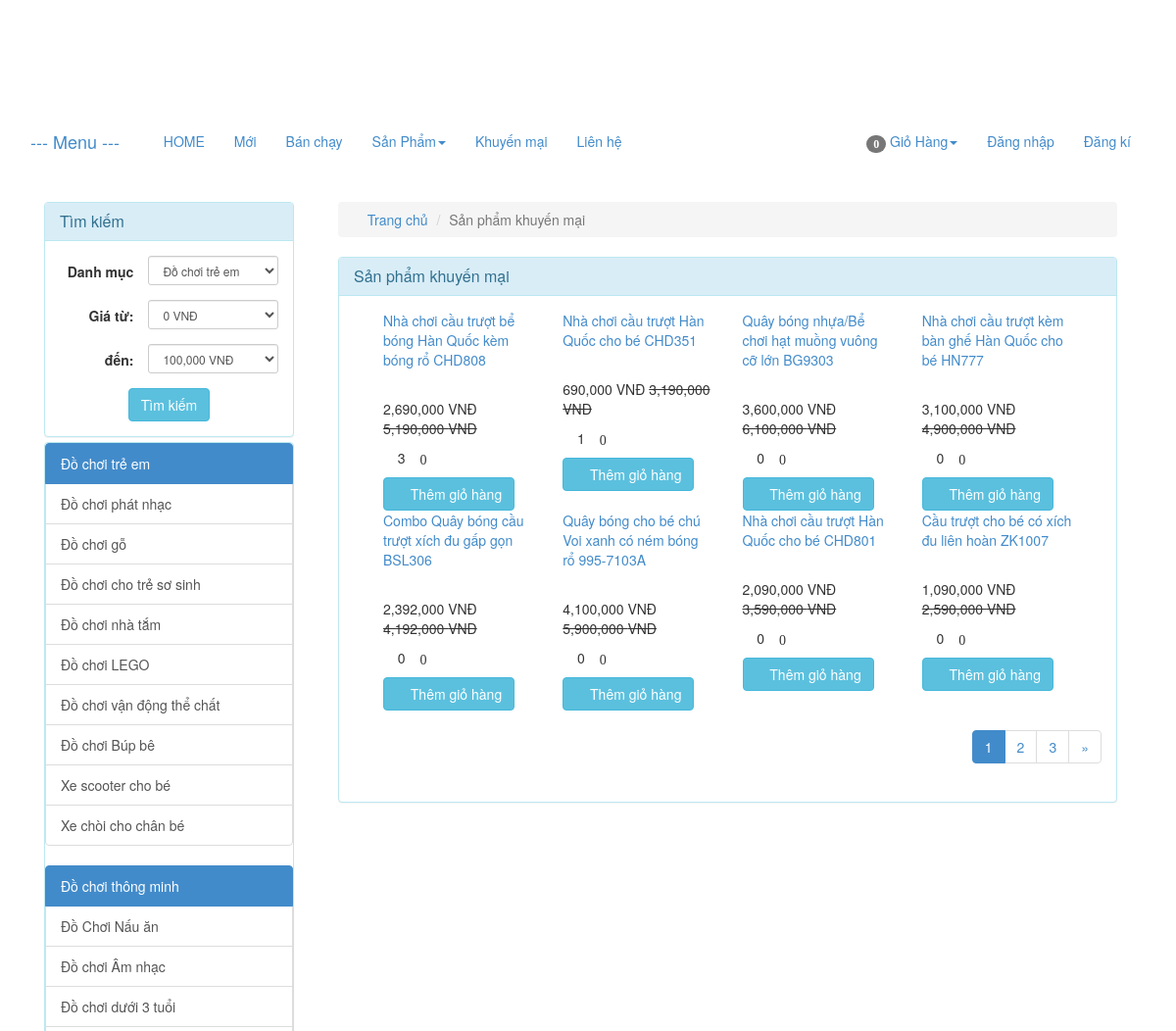
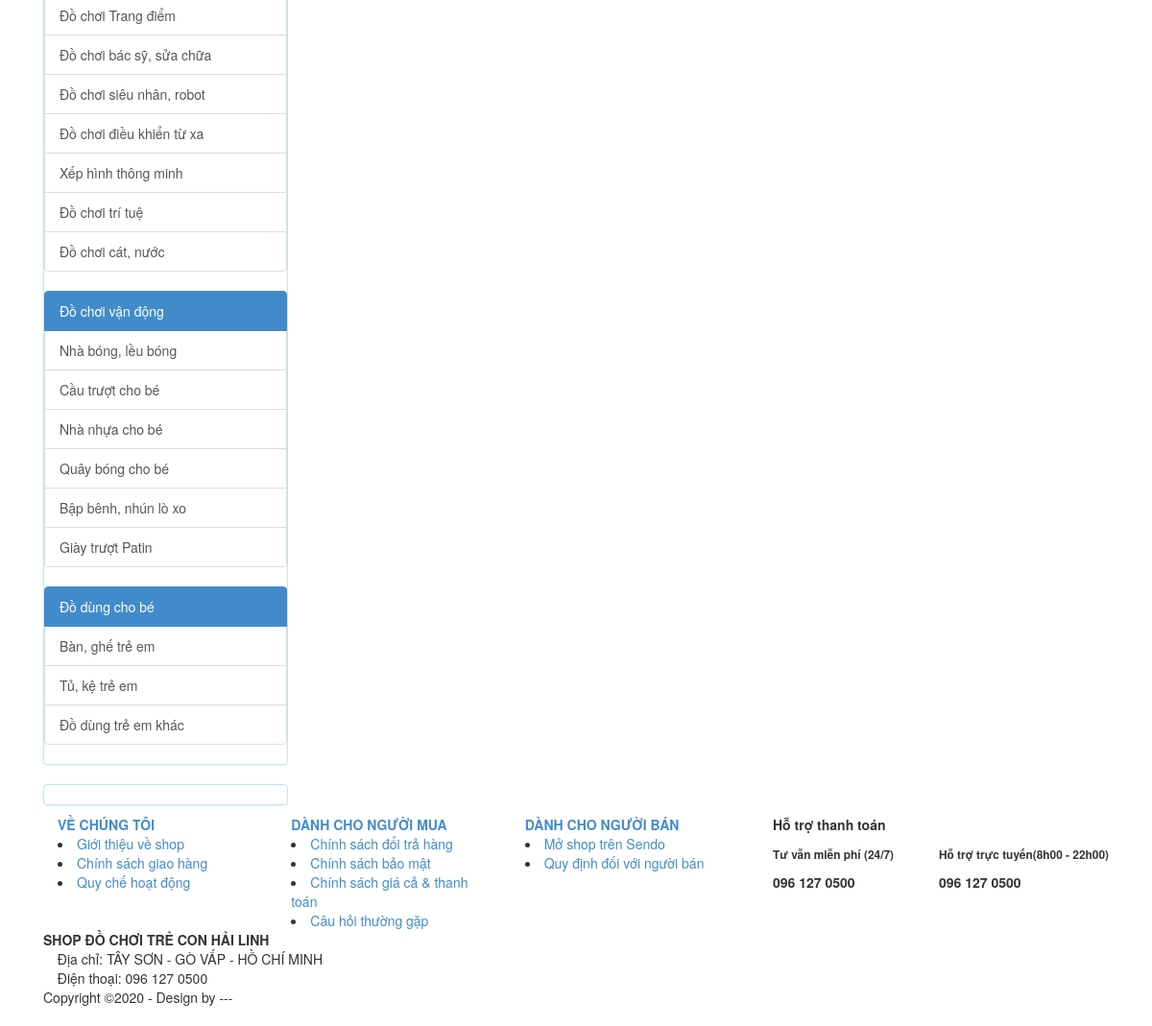
The app's page /index.php/product/discount with its own data (2 pictures, top to bottom).
### tables this page shows
CREATE TABLE IF NOT EXISTS `catalog` (
  `id` int(11) NOT NULL AUTO_INCREMENT,
  `name` varchar(100) NOT NULL,
  `description` varchar(255) DEFAULT NULL,
  `parent_id` int(11) NOT NULL,
  `sort_order` tinyint(4) NOT NULL,
  `created` datetime NOT NULL,
  PRIMARY KEY (`id`)
);

CREATE TABLE IF NOT EXISTS `product` (
  `id` int(255) NOT NULL AUTO_INCREMENT,
  `catalog_id` int(11) NOT NULL,
  `name` varchar(255) NOT NULL,
  `content` text NOT NULL,
  `price` decimal(15,2) NOT NULL DEFAULT 0.00,
  `discount` int(11) DEFAULT 0,
  `image_link` varchar(100) NOT NULL,
  `image_list` text NOT NULL,
  `view` int(11) NOT NULL DEFAULT 0,
  `buyed` int(255) NOT NULL,
  `rate_total` int(255) NOT NULL DEFAULT 4,
  `rate_count` int(255) NOT NULL DEFAULT 1,
  `created` int(11) NOT NULL,
  PRIMARY KEY (`id`)
);

### application/controllers/Product.php (called while the page is built, shortened)
<?php
class Product extends MY_Controller {
	public function __construct()
	{
		parent::__construct();
		$this->load->model('product_model');
		$this->load->model('catalog_model');
	}
	public function discount()
	{
		$input = array();
		$input['order'] = array('discount','DESC');
		$this->load->library('pagination');
		$base_url = base_url('product/discount');
		$total =20;
		$per = 8;
		$uri = 3;
		$config = pagination($base_url,$total,$per,$uri);
		$segment = $this->uri->segment(3);
		$segment = intval($segment);
		$input['limit'] = array($config['per_page'],$segment);
		$product_list = $this->product_model->get_list($input);
		$this->data['product_list'] = $product_list;
		$this->data['temp']='site/product/discount';
		$this->load->view('site/layoutsub',$this->data);
	}
}

### index.php (called while the page is built, shortened)
<?php
require_once BASEPATH.'core/CodeIgniter.php';

### application/core/MY_Controller.php (called while the page is built, shortened)
<?php
class MY_Controller extends CI_Controller {
	function __construct()
	{
		$controller = $this->uri->segment(1);
		switch ($controller) {
			default:
				$input = array();
				$input['where'] = array('parent_id' => '1');
				$input['order'] = array('sort_order', 'ASC');
				$catalog = $this->catalog_model->get_list($input);
				foreach ($catalog as $value) {
					$input= array();
					$input['where'] = array('parent_id' => $value->id);
					$input['order'] = array('sort_order', 'ASC');
					$sub = $this->catalog_model->get_list($input);
					$value->sub=$sub;
				}
				break;
		}
	}
}

### application/core/MY_Model.php (called while the page is built, shortened)
<?php if ( ! defined('BASEPATH')) exit('No direct script access allowed');
class MY_Model extends CI_Model {
    var $table = '';
    var $key = 'id';
    var $order = '';
    function get_list($input = array())
    {
        $query = $this->db->get($this->table);
        return $query->result();
    }
    protected function get_list_set_input($input = array())
    {
        if ((isset($input['where'])) && $input['where'])
        {
            $this->db->where($input['where']);
        }
        if (isset($input['order'][0]) && isset($input['order'][1]))
        {
            $this->db->order_by($input['order'][0], $input['order'][1]);
        }
        else
        {
            $order = ($this->order == '') ? array($this->table.'.'.$this->key, 'desc') : $this->order;
            $this->db->order_by($order[0], $order[1]);
        }
        if (isset($input['limit'][0]) && isset($input['limit'][1]))
        {
            $this->db->limit($input['limit'][0], $input['limit'][1]);
        }
    }
}
?>

### application/views/site/product/discount.php (the view, shortened to what this page needs)
<div class="col-xs-12 col-sm-9 col-md-9 col-lg-9 clearpaddingr">
	<div class="col-xs-12 col-sm-12 col-md-12 col-lg-12 clearpadding">
		<ol class="breadcrumb">
		  <li><a href="<?php echo base_url(); ?>"><span class="glyphicon glyphicon-home" aria-hidden="true"></span> Trang chủ</a></li>
		  <li class="active">Sản phẩm khuyến mại</li>
		</ol>
		<div class="panel panel-info">
		  <div class="panel-heading">
		    <h3 class="panel-title">Sản phẩm khuyến mại</h3>
		  </div>
		  <div class="panel-body">
		  	<div class="col-xs-12 col-sm-12 col-md-12 col-lg-12 clearpadding">
		  		<?php foreach ($product_list as $value) {
		  			$name = covert_vi_to_en($value->name);
	  				$name = strtolower($name);
	  				 ?>
					<div class="col-xs-12 col-sm-6 col-md-3 col-lg-3 re-padding">
			  			<div class="product_item">
			  				<p class="product_name" ><a href="<?php echo base_url($name.'-p'.$value->id); ?>" ><?php echo $value->name; ?></a></p>
			  				<div class="product-image">
			  				</div>
			  				<?php if ($value->discount>0) {
			  					$new_price = $value->price - $value->discount; ?>
			  					<p><span class='price text-right'><?php echo number_format($new_price); ?> VNĐ</span> <del class="product-discount"><?php echo number_format($value->price); ?> VNĐ</del></p>
			  				<?php }else{ ?>
								<p><span class='price text-right'><?php echo number_format($value->price); ?> VNĐ</span></p>
			  				<?php	} ?>
							<p><span class="glyphicon glyphicon-eye-open" aria-hidden="true" title="Số lượt xem"></span> <?php echo $value->view; ?> <span class="glyphicon glyphicon-star-empty" aria-hidden="true" title="Số lượng đặt mua"><?php echo $value->buyed; ?></p>
							<a href="<?php echo base_url('cart/add/'.$value->id); ?>"><button class='btn btn-info'><span class="glyphicon glyphicon-shopping-cart" aria-hidden="true"></span> Thêm giỏ hàng</button></a>
			  			</div>
					</div>
				<?php } ?>
		  	</div>
			 <?php echo $this->pagination->create_links(); ?>
		  </div>
		</div>
	</div>
</div>

### application/views/site/sidebar.php (shortened to what this page needs)
<?php
	$catalog_id = isset($catalog_id)?$catalog_id:NULL;
	$price_from = isset($price_from)?$price_from:NULL;
	$price_to = isset($price_to)?$price_to:NULL;
 ?>
<div class="col-xs-12 col-sm-3 col-md-3 col-lg-3 clearpaddingl">
	<div class="panel panel-info" style="margin-bottom: 5px;">
		<div class="panel-heading">
		    <h3 class="panel-title">Tìm kiếm</h3>
		</div>
	    <div class="panel-body">
	  	    <form class="form-horizontal text-center" method="post" action="<?php echo base_url('product/search'); ?>">
				<div class="form-group form-group-sm">
					<label class="col-sm-5 clearpaddingl control-label" for="formGroupInputSmall">Danh mục</label>
					<div class="col-sm-7" style="padding-left: 0px">
				    	<select class="form-control" name="catalog_id">
				    		<?php foreach ($catalog as $value) { ?>
							  	<option value="<?php echo $value->id; ?>" style='font-weight: bold' <?php if($value->id==$catalog_id) echo 'selected'; ?>><?php echo $value->name; ?></option>
								 </div>
							  	<?php } ?>
				    </div>
				</div>
				<div class="form-group form-group-sm">
					<label class="col-sm-5 control-label" for="formGroupInputSmall">Giá từ:</label>
					<div class="col-sm-7" style="padding-left: 0px">
				    	<select class="form-control" name="price_from">
				    	<?php for ($i=0; $i < 1400000; $i = $i + 100000) { ?>
				    		<option value="<?php echo $i ?>" <?php if($i==$price_from) echo 'selected'; ?>><?php echo number_format($i); ?> VNĐ</option>
				    	<?php } ?>
						</select>
				    </div>
				</div>
				<div class="form-group form-group-sm">
					<label class="col-sm-5 control-label" for="formGroupInputSmall">đến:</label>
					<div class="col-sm-7" style="padding-left: 0px">
				    	<select class="form-control" name="price_to">
				    	<?php for ($i=100000; $i < 1500000; $i = $i + 100000) { ?>
				    		<option value="<?php echo $i ?>" <?php if($i==$price_to) echo 'selected'; ?>><?php echo number_format($i); ?> VNĐ</option>
				    	<?php } ?>
						</select>
				    </div>
				</div>
				<button class="btn btn-info" type="submit" name='submit'>Tìm kiếm</button>
	    </div>
	</div>
	<div class="panel panel-info">
	  <div class="panel-body" style="padding:0px">
	  	<div class="list-group">
	  	<?php foreach ($catalog as $value)
	  	{
	  		$name = covert_vi_to_en($value->name);
	  		$name = strtolower($name);
	  	?>
	  	<div class="list-group">
	  		<a href="<?php echo base_url($name.'-c'.$value->id); ?>" class="list-group-item active">
		    <?php echo $value->name; ?>
		  	</a>
		  <?php foreach ($value->sub as $val) {
		  	$namesub = covert_vi_to_en($val->name);
	  		$namesub = strtolower($namesub);
	  		?>
		  	<a href="<?php echo base_url($namesub.'-c'.$val->id); ?>" class="list-group-item"><?php echo $val->name; ?></a>
		  <?php } ?>
		 </div>
	  	<?php } ?>
	    </div>
	  </div>
	</div>
	<div class="panel panel-info" style="margin-top:10px;margin-bottom:10px;">
	  <div class="panel-body" style="padding:0px;">
	  </div>
	</div>

### records on screen
catalog: name "Đồ chơi trẻ em"
catalog: name "Đồ chơi phát nhạc"
catalog: name "Đồ chơi gỗ"
catalog: name "Đồ chơi cho trẻ sơ sinh"
catalog: name "Đồ chơi nhà tắm"
catalog: name "Đồ chơi LEGO"
catalog: name "Đồ chơi vận động thể chất"
catalog: name "Đồ chơi Búp bê"
catalog: name "Xe scooter cho bé"
catalog: name "Xe chòi cho chân bé"
catalog: name "Đồ chơi thông minh"
catalog: name "Đồ Chơi Nấu ăn"
catalog: name "Đồ chơi Âm nhạc"
catalog: name "Đồ chơi dưới 3 tuổi"
catalog: name "Đồ chơi Trang điểm"
catalog: name "Đồ chơi bác sỹ, sửa chữa"
catalog: name "Đồ chơi siêu nhân, robot"
catalog: name "Đồ chơi điều khiển từ xa"
catalog: name "Xếp hình thông minh"
catalog: name "Đồ chơi trí tuệ"
catalog: name "Đồ chơi cát, nước"
catalog: name "Đồ chơi vận động"
catalog: name "Nhà bóng, lều bóng"
catalog: name "Cầu trượt cho bé"
catalog: name "Nhà nhựa cho bé"
catalog: name "Quây bóng cho bé"
catalog: name "Bập bênh, nhún lò xo"
catalog: name "Giày trượt Patin"
catalog: name "Đồ dùng cho bé"
catalog: name "Bàn, ghế trẻ em"
catalog: name "Tủ, kệ trẻ em"
catalog: name "Đồ dùng trẻ em khác"
product: name "Nhà chơi cầu trượt bể bóng Hàn Quốc kèm bóng rổ CHD808", new_price "2,690,000", price "5,190,000", view "3", buyed "0"
product: name "Nhà chơi cầu trượt Hàn Quốc cho bé CHD351", new_price "690,000", price "3,190,000", view "1", buyed "0"
product: name "Quây bóng nhựa/Bể chơi hạt muồng vuông cỡ lớn BG9303", new_price "3,600,000", price "6,100,000", view "0", buyed "0"
product: name "Nhà chơi cầu trượt kèm bàn ghế Hàn Quốc cho bé HN777", new_price "3,100,000", price "4,900,000", view "0", buyed "0"
product: name "Combo Quây bóng cầu trượt xích đu gấp gọn BSL306", new_price "2,392,000", price "4,192,000", view "0", buyed "0"
product: name "Quây bóng cho bé chú Voi xanh có ném bóng rổ 995-7103A", new_price "4,100,000", price "5,900,000", view "0", buyed "0"
product: name "Nhà chơi cầu trượt Hàn Quốc cho bé CHD801", new_price "2,090,000", price "3,590,000", view "0", buyed "0"
product: name "Cầu trượt cho bé có xích đu liên hoàn ZK1007", new_price "1,090,000", price "2,590,000", view "0", buyed "0"

### other values on screen
$total_items "0"
$this->pagination->create_links() "1 2 3 »"
form field catalog_id "Đồ chơi trẻ em"
form field price_from "0 VNĐ"
form field price_to "100,000 VNĐ"
